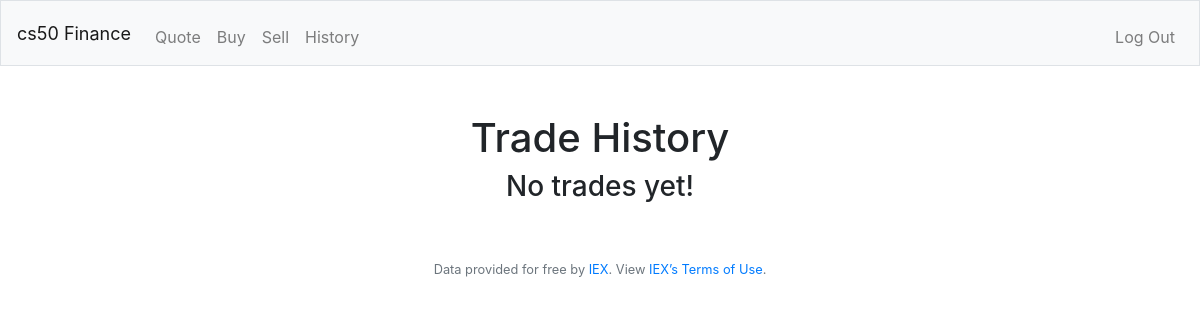
Before: /history (signed in) with the older database file.
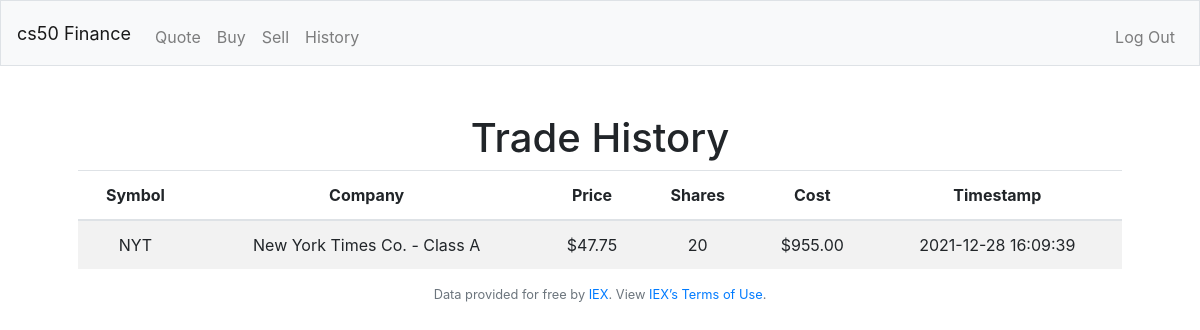
After: the same page with the newer database file.
### tables this page shows
CREATE TABLE "transactions" (
	"id"	INTEGER NOT NULL,
	"userid"	INTEGER NOT NULL,
	"symbol"	TEXT NOT NULL,
	"companyName"	TEXT NOT NULL,
	"price"	NUMERIC NOT NULL,
	"shares"	INTEGER NOT NULL,
	"cost"	NUMERIC NOT NULL,
	"timestamp"	TEXT NOT NULL,
	PRIMARY KEY("id"),
	FOREIGN KEY("userid") REFERENCES "users"("id")
);

### app.py (the view)
@app.route("/history")
@login_required
def history():
    trades = db.execute(
        "SELECT symbol, companyName, price, shares, cost, timestamp \
        FROM transactions \
        WHERE userid = ?",
        session["user_id"])
    for trade in trades:
        trade["price"] = usd(trade["price"])
        trade["cost"] = usd(trade["cost"])
    return render_template("history.html", trades=trades)

### app.py (called while the page is built)
@app.after_request
def after_request(response):
    response.headers["Cache-Control"] = "no-cache, no-store, must-revalidate"
    response.headers["Expires"] = 0
    response.headers["Pragma"] = "no-cache"
    return response

### helpers.py (called while the page is built)
def login_required(f):
    @wraps(f)
    def decorated_function(*args, **kwargs):
        if session.get("user_id") is None:
            return redirect("/login")
        return f(*args, **kwargs)
    return decorated_function

def usd(value):
    return f"${value:,.2f}"

### templates/history.html (shortened to what this page needs)
{% extends "layout.html" %}
{% block main %}
    <h1>Trade History</h1>
    {% if not trades %}
        <h3>No trades yet!</h3>
    {% else %}
    <table class="table table-striped">
        <thead>
            <tr>
                <th>Symbol</th>
                <th>Company</th>
                <th>Price</th>
                <th>Shares</th>
                <th>Cost</th>
                <th>Timestamp</th>
            </tr>
        </thead>
        <tbody>
            {% for trade in trades %}
            <tr>
                <td>{{ trade.symbol }}</td>
                <td>{{ trade.companyName }}</td>
                <td>{{ trade.price }}</td>
                <td>{{ trade.shares }}</td>
                <td>{{ trade.cost }}</td>
                <td>{{ trade.timestamp }}</td>
            </tr>
            {% endfor %}
        </tbody>
    {% endif %}
{% endblock %}

### templates/layout.html (shortened to what this page needs)
<!DOCTYPE html>
<html lang="en">
    <head>
        <link rel="stylesheet" href="https://cdn.jsdelivr.net/npm/bootstrap@4.5.3/dist/css/bootstrap.min.css">
        <link href="/static/styles.css" rel="stylesheet">
    </head>
    <body>
        <nav class="navbar navbar-expand-sm navbar-light bg-light border">
            <a class="navbar-brand" href="/">cs50 Finance</a>
            <div class="collapse navbar-collapse" id="navbar">
                {% if session.user_id %}
                    <ul class="navbar-nav mr-auto mt-2">
                        <li class="nav-item"><a class="nav-link" href="/quote">Quote</a></li>
                        <li class="nav-item"><a class="nav-link" href="/buy">Buy</a></li>
                        <li class="nav-item"><a class="nav-link" href="/sell">Sell</a></li>
                        <li class="nav-item"><a class="nav-link" href="/history">History</a></li>
                    </ul>
                    <ul class="navbar-nav ml-auto mt-2">
                        <li class="nav-item"><a class="nav-link" href="/logout">Log Out</a></li>
                    </ul>
                {% else %}
                    <ul class="navbar-nav ml-auto mt-2">
                        <li class="nav-item"><a class="nav-link" href="/register">Register</a></li>
                        <li class="nav-item"><a class="nav-link" href="/login">Log In</a></li>
                    </ul>
                {% endif %}
            </div>
        </nav>
        <main class="container p-5">
            {% block main %}{% endblock %}
        </main>
        <footer class="small text-center text-muted">
            Data provided for free by <a href="https://iextrading.com/developer">IEX</a>. View <a href="https://iextrading.com/api-exhibit-a/">IEX’s Terms of Use</a>.
        </footer>
    </body>
</html>

### static/styles.css (style rules this page uses)
nav .navbar-brand { font-size: large; }
main { overflow-x: auto; text-align: center; }

Changed rows visible on the page:
now on this page (row edited): transactions: symbol "NYT", companyName "New York Times Co. - Class A", price "$47.75", shares "20", cost "$955.00", timestamp "2021-12-28 16:09:39"
Other visible differences:
text no longer shown: "No trades yet!"
text now shown: "Symbol Company Price Shares Cost Timestamp"
